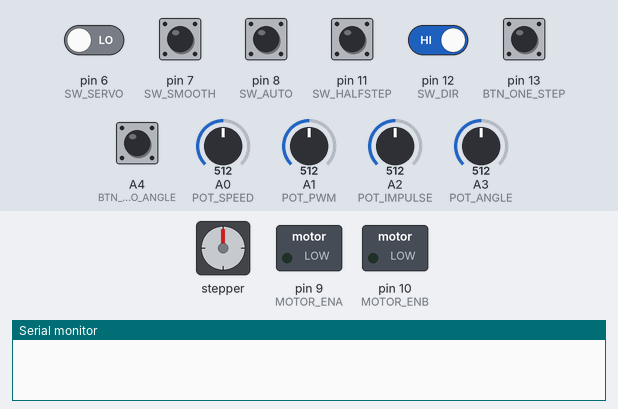
Simulated run of this sketch. Board: Arduino Uno, built with avr-gcc and run on an emulated ATmega328P. On the bench: stepper motor, switched loads named in the sketch (green lamp = pin HIGH), the last lines printed to the serial monitor. Wiring (inferred from the names in the program): stepper motor (2048 steps per turn assumed): coils pin 2, pin 3, pin 4, pin 5. The test bench sets the inputs (shaded band); at power-on: pin 11 (SW_HALFSTEP), pin 12 (SW_DIR) HIGH, A4 (BTN_ZERO_ANGLE), pin 6 (SW_SERVO), pin 7 (SW_SMOOTH), pin 8 (SW_AUTO), pin 13 (BTN_ONE_STEP) LOW, A0 (POT_SPEED) = 512, A1 (POT_PWM) = 512, A2 (POT_IMPULSE) = 512, A3 (POT_ANGLE) = 512. Pins used as bus, display or sensor lines are not drawn.

Above: at 1.2 s.
1.3 s: pin 7 (SW_SMOOTH) pulled HIGH for 0.15 s
At 1.4 s:
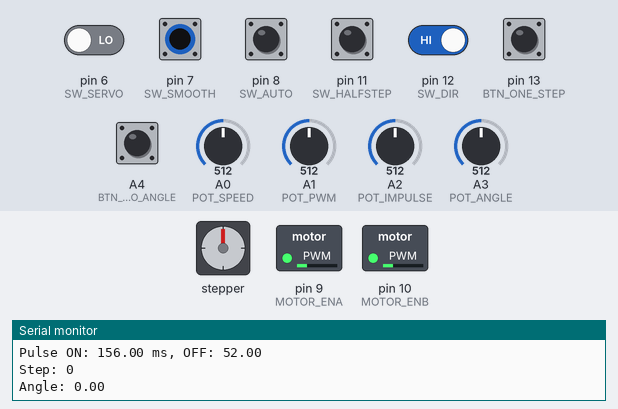
4.3 s: pin 7 (SW_SMOOTH) pulled HIGH for 1 s
At 7.04 s:
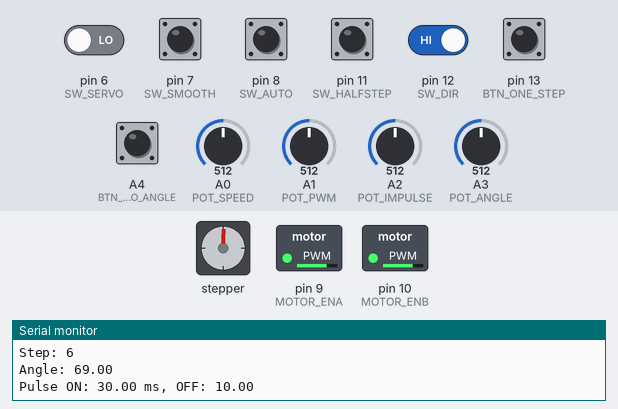
7.3 s: pin 6 (SW_SERVO) driven HIGH and pin 7 (SW_SMOOTH) driven HIGH
At 9.33 s:
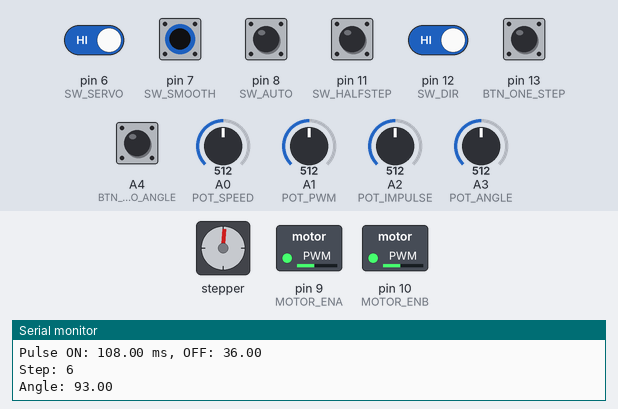
10.3 s: pin 6 (SW_SERVO) driven LOW
13.3 s: pin 7 (SW_SMOOTH) driven LOW
At 14.1 s:
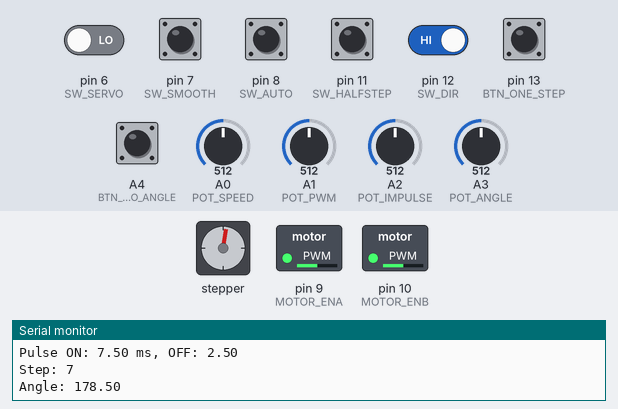
14.8 s: pin 7 (SW_SMOOTH) driven HIGH and pin 12 (SW_DIR) driven LOW
At 23.2 s:
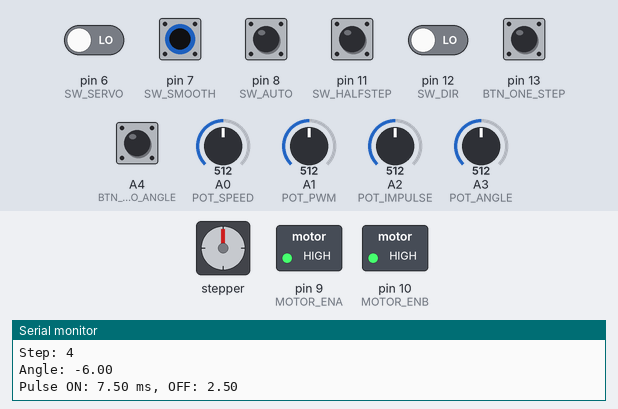
Timing chart, 0 to 25.0 s (numbered marks = the images above; inputs shaded):
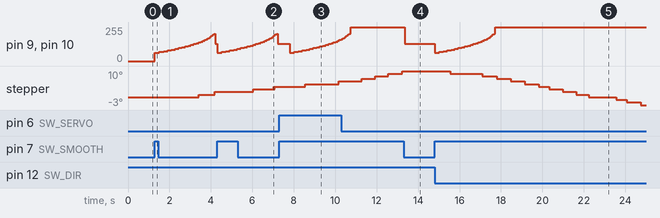

The sketch:

STEPPER_MOTOR_CONTROLLER.ino
```cpp
// === Пины управления двигателем ===
#define MOTOR_IN1 2
#define MOTOR_IN2 3
#define MOTOR_IN3 4
#define MOTOR_IN4 5
#define MOTOR_ENA 9
#define MOTOR_ENB 10

// === Кнопки и переключатели ===
#define BTN_ONE_STEP    13
#define SW_DIR      12
#define SW_HALFSTEP 11
#define SW_AUTO     8
#define SW_SMOOTH   7
#define SW_SERVO    6
#define BTN_ZERO_ANGLE  A4

// === Потенциометры ===
#define POT_SPEED    A0
#define POT_PWM      A1
#define POT_IMPULSE  A2
#define POT_ANGLE    A3

// === Глобальные переменные ===
bool motorDir = false;
bool modeHalf = false;
bool modeAuto = false;
bool initStep = true;
bool modeServo = false;
bool lastSmoothState = false;
bool lastBtnStep = false;

int pwmLevel = 0;
int stepIndex = 0;
float angleNow = 0;
float angleGoal = 0;

void setup() {
  pinMode(MOTOR_IN1, OUTPUT);
  pinMode(MOTOR_IN2, OUTPUT);
  pinMode(MOTOR_IN3, OUTPUT);
  pinMode(MOTOR_IN4, OUTPUT);
  pinMode(MOTOR_ENA, OUTPUT);
  pinMode(MOTOR_ENB, OUTPUT);

  pinMode(BTN_ONE_STEP, INPUT);
  pinMode(SW_DIR, INPUT);
  pinMode(SW_HALFSTEP, INPUT);
  pinMode(SW_AUTO, INPUT);
  pinMode(SW_SMOOTH, INPUT);
  pinMode(SW_SERVO, INPUT);
  pinMode(BTN_ZERO_ANGLE, INPUT);

  Serial.begin(9600);
}

// === Один шаг шагового двигателя ===
void doStep() {
  if (!initStep) {
    int jump = modeHalf ? 1 : 2;
    float deg = modeHalf ? 1.5 : 3;

    stepIndex = motorDir ? (stepIndex + jump) % 8 : (stepIndex - jump + 8) % 8;
    angleNow += motorDir ? deg : -deg;

  } else {
    initStep = false;
  }

  analogWrite(MOTOR_ENA, pwmLevel);
  analogWrite(MOTOR_ENB, pwmLevel);

  Serial.print("Step: ");
  Serial.println(stepIndex);
  Serial.print("Angle: ");
  Serial.println(angleNow);

  PORTD &= ~B00111100;
  switch (stepIndex) {
    case 0: PORTD |= B00000100; break;
    case 1: PORTD |= B00010100; break;
    case 2: PORTD |= B00010000; break;
    case 3: PORTD |= B00011000; break;
    case 4: PORTD |= B00001000; break;
    case 5: PORTD |= B00101000; break;
    case 6: PORTD |= B00100000; break;
    case 7: PORTD |= B00100100; break;
  }
}

// === Плавный шаг ===
void stepSmooth() {
  pwmLevel = modeHalf ? 62 : 102;
  int minDelay = modeHalf ? 8 : 16;

  for (int t = 208; t > minDelay; t -= 8, pwmLevel += 6) {
    pulseWithDelay(t, 75);
  }
  pwmLevel = 255;
}

// === Шаг с импульсом ===
void pulseWithDelay(int delayStep, int widthPercent) {
  float tOn  = delayStep * (widthPercent / 100.0);
  float tOff = delayStep - tOn;

  Serial.print("Pulse ON: ");
  Serial.print(tOn);
  Serial.print(" ms, OFF: ");
  Serial.println(tOff);

  doStep();
  delay(tOn);
  PORTD &= ~B00111100;
  delay(tOff);
}

// === Основной цикл ===
void loop() {

  motorDir   = digitalRead(SW_DIR);
  modeHalf   = digitalRead(SW_HALFSTEP);
  modeAuto   = digitalRead(SW_AUTO);
  bool smoothFlag = digitalRead(SW_SMOOTH);
  modeServo  = digitalRead(SW_SERVO);
  bool zeroFlag = digitalRead(BTN_ZERO_ANGLE);
  bool btnStep = digitalRead(BTN_ONE_STEP);

  int valSpeed   = analogRead(POT_SPEED);
  int valPWM     = analogRead(POT_PWM);
  int valImpulse = analogRead(POT_IMPULSE);
  int valAngle   = analogRead(POT_ANGLE);

  angleGoal = map(valAngle, 0, 1023, 300, 0);
  int delayStep = map(valSpeed, 0, 1023, 1000, 10);
  int pulseWidth = map(valImpulse, 0, 1023, 100, 0);

  if (zeroFlag) angleNow = 0;

  // === Плавный шаг ===
  if (smoothFlag && !lastSmoothState) {
    stepSmooth();
  } else if (!smoothFlag) {
    pwmLevel = map(valPWM, 0, 1023, 255, 0);
  }

  // === Серво-режим ===
  if (modeServo) {

    int rawAngle = analogRead(POT_ANGLE);
    angleGoal = map(rawAngle, 0, 1023, 300, 0);
    if (!motorDir) angleGoal *= -1;

    float diff = angleGoal - angleNow;

    if (abs(diff) >= 3) {
      motorDir = diff > 0;
      modeHalf = abs(diff) < 3;
      pulseWithDelay(delayStep, pulseWidth);
    } else {
      pwmLevel = 51;
      analogWrite(MOTOR_ENA, pwmLevel);
      analogWrite(MOTOR_ENB, pwmLevel);
    }
  }

  // === Одиночный шаг ===
  else if (btnStep && !lastBtnStep) {
    PORTD &= ~B00111100;
    doStep();
  }

  // === Автоматический шаг ===
  else if (modeAuto || lastSmoothState) {
    int d = lastSmoothState ? 10 : delayStep;
    int pw = lastSmoothState ? 75 : pulseWidth;
    pulseWithDelay(d, pw);
  }

  lastBtnStep = btnStep;
  lastSmoothState = smoothFlag;
}
```

Measured:
- after the input at 1.3 s, pin 9 (MOTOR_ENA), pin 10 (MOTOR_ENB): rises from 0/255 to 206/255 in 2.9 s, then falls to 128/255 in 0.06 s; stepper: goes 1° 0.79 s, then 2°, starting after 2.1 s
- after the input at 4.3 s, pin 9 (MOTOR_ENA), pin 10 (MOTOR_ENB): 128/255 → 62/255 at once, → 68/255 0.21 s later, → 74/255 0.20 s later, → 80/255 0.19 s later, … (26 changes in this stretch); stepper: goes 3° 0.99 s, 4° 0.04 s, 3° 0.01 s, then 4°, starting after 1.7 s
- after the input at 7.3 s, pin 9 (MOTOR_ENA), pin 10 (MOTOR_ENB): 128/255 → 62/255 after 0.51 s, → 68/255 0.21 s later, → 74/255 0.20 s later, → 80/255 0.19 s later, … (18 changes in this stretch); stepper: goes 5° 1.6 s, then 6°, starting after 1.3 s
- after the input at 13.3 s, pin 9 (MOTOR_ENA), pin 10 (MOTOR_ENB): 255/255 → 128/255 after 0.07 s; stepper: stops changing and stays 10°
- after the input at 14.8 s, pin 9 (MOTOR_ENA), pin 10 (MOTOR_ENB): 128/255 → 62/255 at once, → 68/255 0.21 s later, → 74/255 0.20 s later, → 80/255 0.19 s later, … (26 changes in this stretch)
